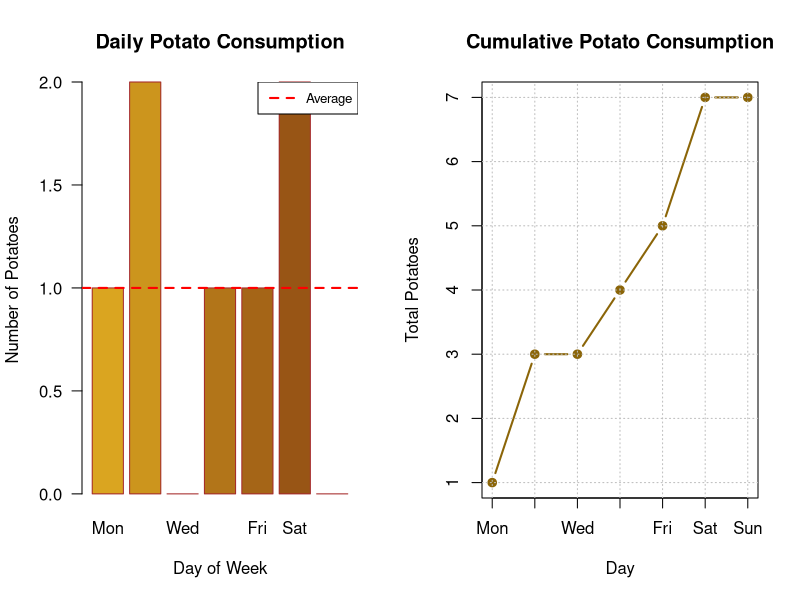

Write the R code that produced this figure.
## ---- chunk 1
cat("**Machine:**", paste0(Sys.info()['nodename'], " - ", Sys.info()['sysname'], " ", Sys.info()['release']), "\n\n")
## ---- chunk 2
knitr::opts_chunk$set(echo = TRUE)
# Set machine info for document
machine_info <- paste0(Sys.info()['nodename'], ' - ', Sys.info()['sysname'], ' ', Sys.info()['release'])
## ---- chunk 3
2+2==5
## ---- chunk 4
8^13<15^9 
## ---- chunk 5
# Create potato variable
potato <- 7
print(potato)

# Bonus: More complex visualization
# Create a weekly potato consumption dataset
days <- c("Mon", "Tue", "Wed", "Thu", "Fri", "Sat", "Sun")
potatoes_per_day <- c(1, 2, 0, 1, 1, 2, 0)

# Create a more sophisticated bar plot
par(mfrow = c(1, 2))  # Create 2 plots side by side

# Plot 1: Daily consumption
barplot(potatoes_per_day, 
        names.arg = days,
        main = "Daily Potato Consumption",
        xlab = "Day of Week",
        ylab = "Number of Potatoes",
        col = colorRampPalette(c("goldenrod", "chocolate4"))(7),
        border = "brown",
        las = 1)
abline(h = mean(potatoes_per_day), col = "red", lwd = 2, lty = 2)
legend("topright", legend = "Average", col = "red", lty = 2, lwd = 2, cex = 0.8)

# Plot 2: Cumulative consumption
cumulative <- cumsum(potatoes_per_day)
plot(1:7, cumulative, 
     type = "b",
     main = "Cumulative Potato Consumption",
     xlab = "Day",
     ylab = "Total Potatoes",
     col = "darkgoldenrod4",
     pch = 19,
     lwd = 2,
     xaxt = "n")
axis(1, at = 1:7, labels = days)
grid(col = "gray", lty = "dotted")

par(mfrow = c(1, 1))  # Reset plot layout
## ---- chunk 6

## ---- chunk 7

## ---- chunk 8

## ---- chunk 9

## ---- chunk 10

## ---- chunk 11

## ---- chunk 12

## ---- chunk 13

## ---- chunk 14

## ---- chunk 15

## ---- chunk 16

## ---- chunk 17

## ---- chunk 18

## ---- chunk 19

## ---- chunk 20

## ---- chunk 21

## ---- chunk 22

## ---- chunk 23

## ---- chunk 24

## ---- chunk 25

